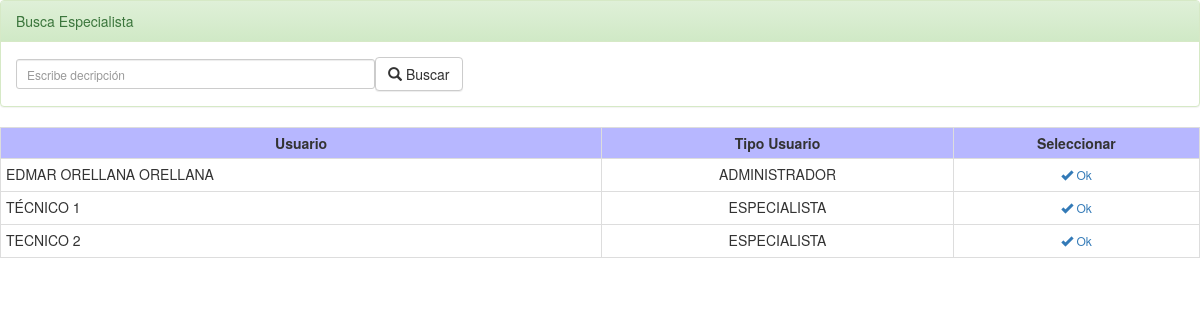
Screenshot of /_controlador/busca_usuario.php (signed in) with the database file from the repository.
### tables this page shows
CREATE TABLE IF NOT EXISTS `usuario` (
  `id_usuario` int(10) NOT NULL AUTO_INCREMENT,
  `id_usuario_tipo` int(10) NOT NULL,
  `nom_usuario` varchar(50) NOT NULL,
  `ape_pat_usuario` varchar(50) NOT NULL,
  `ape_mat_usuario` varchar(50) NOT NULL,
  `usu_usuario` varchar(50) NOT NULL,
  `pass_usuario` varchar(50) NOT NULL,
  `act_usuario` int(2) NOT NULL,
  PRIMARY KEY (`id_usuario`)
);

CREATE TABLE IF NOT EXISTS `usuario_tipo` (
  `id_usuario_tipo` int(10) NOT NULL AUTO_INCREMENT,
  `nom_usuario_tipo` varchar(50) NOT NULL,
  `incidencias` int(2) NOT NULL,
  `categorias` int(2) NOT NULL,
  `clientes` int(2) NOT NULL,
  `usuarios` int(2) NOT NULL,
  `informes` int(2) NOT NULL,
  `perfil` int(2) NOT NULL,
  `mantenimiento` int(2) NOT NULL,
  `act_usuario_tipo` int(2) NOT NULL,
  PRIMARY KEY (`id_usuario_tipo`)
);

### _vista/v_busca_usuario.php (the view)
<html>
<body>
<form action="busca_usuario.php" method="post" name="cuatro">
<div class="table-responsive">
<table border="0" class="table table-bordered table-hover table-condensed " >
<tr>
<th bgcolor="#B7B7FF" style="text-align: center">Usuario</th>
<th bgcolor="#B7B7FF" style="text-align: center">Tipo Usuario</th>
<th bgcolor="#B7B7FF" style="text-align: center">Seleccionar</th>
</tr>
<?php foreach ($consulta as $row): ?>
<tr>
<td align="left"><?php echo $row['nom_usuario']." ".$row['ape_pat_usuario']." ".$row['ape_mat_usuario']; ?></td>
<td align="center"><?php echo $row['nom_usuario_tipo']; ?></td>
<td><center><button type="submit" name="ok" value="<?php echo $row['id_usuario']; ?>" class="btn btn-xs btn-link" aria-label="Left Align"><span class="glyphicon glyphicon-ok" aria-hidden="true"></span> Ok</button></center></td>
</tr>
<?php endforeach; ?>
</table>
</div>
</form>
</body>
</html>

### rows the page displays
usuario: nom_usuario "EDMAR", ape_pat_usuario "ORELLANA", ape_mat_usuario "ORELLANA", id_usuario_tipo.nom_usuario_tipo "ADMINISTRADOR", $row['id_usuario'] 1 (drawn)
usuario: nom_usuario "TÉCNICO", ape_pat_usuario "1", id_usuario_tipo.nom_usuario_tipo "ESPECIALISTA", $row['id_usuario'] 2 (drawn)
usuario: nom_usuario "TECNICO", ape_pat_usuario "2", id_usuario_tipo.nom_usuario_tipo "ESPECIALISTA", $row['id_usuario'] 3 (drawn)
